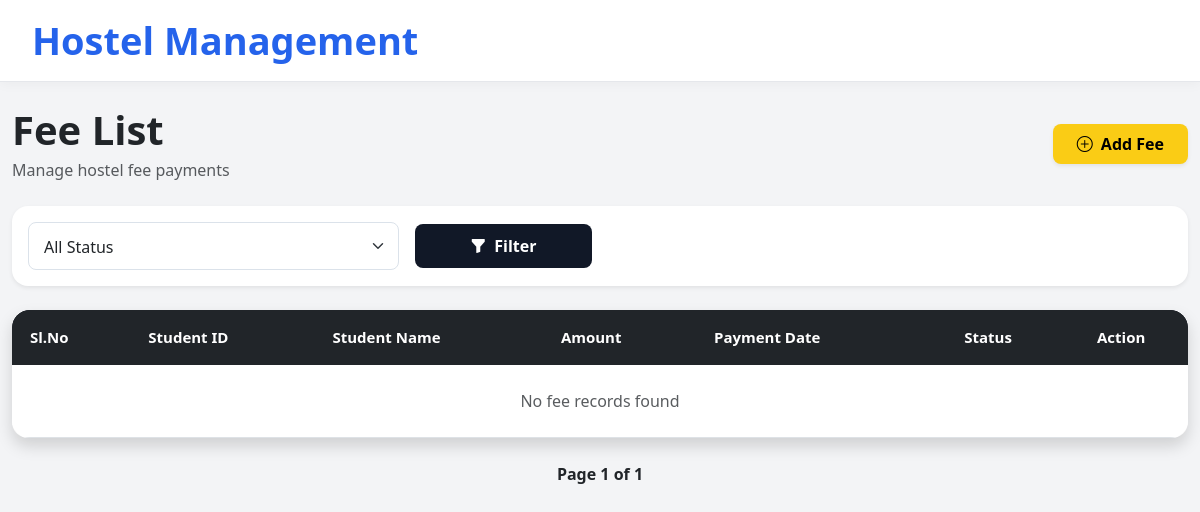
/fee-list/, run on an earlier commit of the app's database.
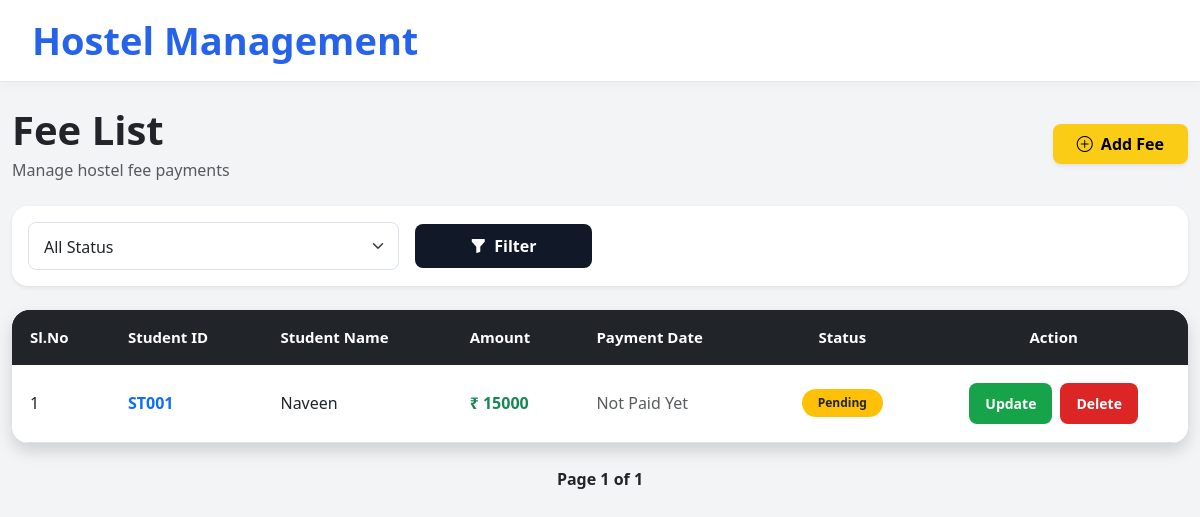
And on a later commit of the database.
### hostel_app/models.py (models this page shows, shortened)
class Fee(models.Model):
    student = models.ForeignKey(
        Student,
        on_delete=models.CASCADE
    )
    amount = models.IntegerField()
    payment_date = models.DateField()
    status = models.CharField(
        max_length=20
    )

class Student(models.Model):
    student_id = models.CharField(
        max_length=10,
        unique=True
    )
    student_name = models.CharField(max_length=100)
    email = models.EmailField()
    phone_number = models.CharField(max_length=15)
    course = models.CharField(max_length=50)
    year = models.IntegerField()

### hostel_app/views.py (the view)
def fee_list(request):
    fees = Fee.objects.all()
    status_filter = request.GET.get("status")
    if status_filter:
        fees = fees.filter(status=status_filter)
    paginator = Paginator(fees, 5)
    page_number = request.GET.get("page")
    page_obj = paginator.get_page(page_number)
    context = {
        "page_obj": page_obj
    }
    return render(
        request,
        "fees/fee_list.html",
        context
    )

### hostel_app/templates/fees/fee_list.html (shortened to what the changed rows need)
{% extends "master.html" %}
{% block content %}
<div class="container-fluid py-4">
    <div class="d-flex justify-content-between align-items-center mb-4 flex-wrap gap-3">
        <div>
            <h1 class="fw-bold display-6 mb-1 text-dark">
                Fee List
            </h1>
        </div>
    </div>
    <div class="card border-0 shadow rounded-4 overflow-hidden">
        <div class="table-responsive">
            <table class="table align-middle mb-0">
                <thead class="table-dark">
                    <tr>
                        <th class="py-3">Sl.No</th>
                        <th class="py-3">Student ID</th>
                        <th class="py-3">Student Name</th>
                        <th class="py-3">Amount</th>
                        <th class="py-3">Payment Date</th>
                        <th class="py-3 text-center">Status</th>
                        <th class="py-3 text-center">Action</th>
                    </tr>
                </thead>
                <tbody>
                    {% for fee in page_obj %}
                    <tr>
                        <td>
                            {{ page_obj.start_index|add:forloop.counter0 }}
                        </td>
                        <td>
                            <span class="fw-semibold text-primary">
                                {{ fee.student.student_id }}
                            </span>
                        </td>
                        <td>
                            {{ fee.student.student_name }}
                        </td>
                        <td>
                            <span class="fw-bold text-success">
                                ₹ {{ fee.amount }}
                            </span>
                        </td>
                        <td>
    {% if fee.status == "Paid" %}
        {{ fee.payment_date }}
    {% else %}
        <span class="text-muted">
            Not Paid Yet
        </span>
    {% endif %}
</td>
                        <td class="text-center">
                            {% if fee.status == "Paid" %}
                                <span class="badge bg-success px-3 py-2 rounded-pill">
                                    Paid
                                </span>
                            {% else %}
                                <span class="badge bg-warning text-dark px-3 py-2 rounded-pill">
                                    Pending
                                </span>
                            {% endif %}
                        </td>
                        <td>
                            <div class="d-flex justify-content-center gap-2 flex-wrap">
                                <a
                                    href="{% url 'update-fee' fee.id %}"
                                    class="btn btn-success btn-sm rounded-3 px-3"
                                >
                                    Update
                                </a>
                                <a
                                    href="{% url 'delete-fee' fee.id %}"
                                    class="btn btn-danger btn-sm rounded-3 px-3"
                                >
                                    Delete
                                </a>
                            </div>
                        </td>
                    </tr>
                    {% empty %}
                    <tr>
                        <td
                            colspan="7"
                            class="text-center py-4 text-muted"
                        >
                            No fee records found
                        </td>
                    </tr>
                    {% endfor %}
                </tbody>
            </table>
        </div>
    </div>
</div>
{% endblock content %}

What changed in the data, as far as the page shows it:
added Fee: start_index|add "1", student.student_id "ST001", student.student_name "Naveen", amount "15000", status "Not Paid Yet"
Also different on the page:
text no longer shown: "No fee records found"
